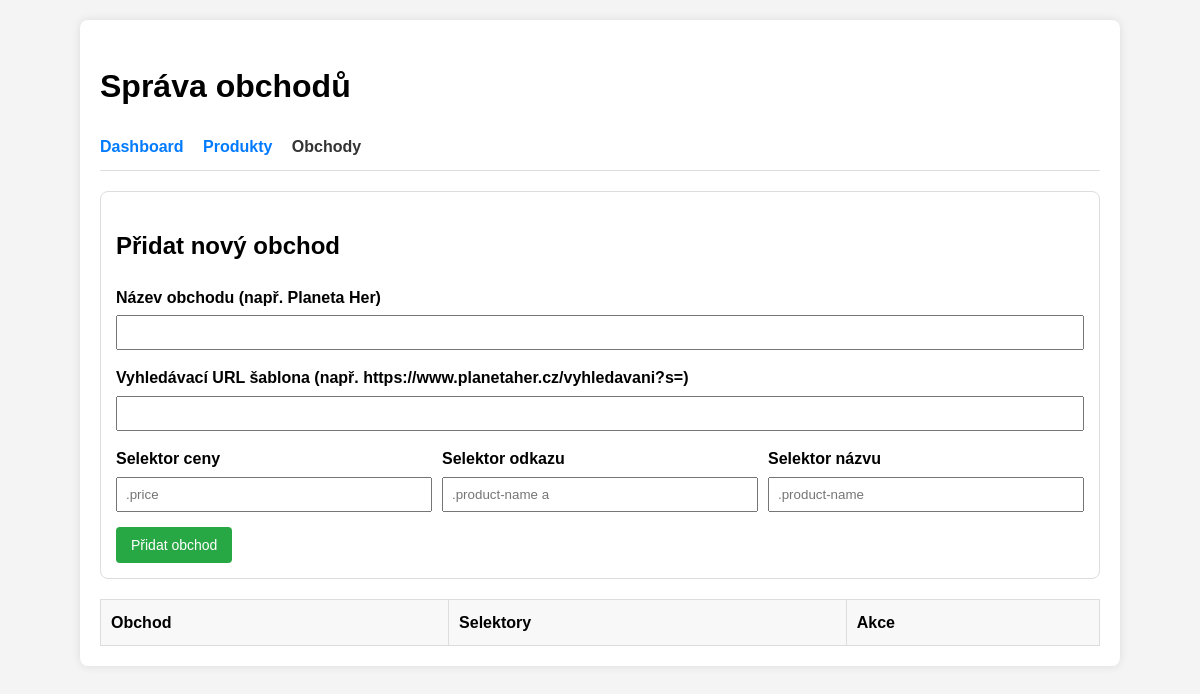
The page /admin_stores.php (signed in) on the database as committed earlier.
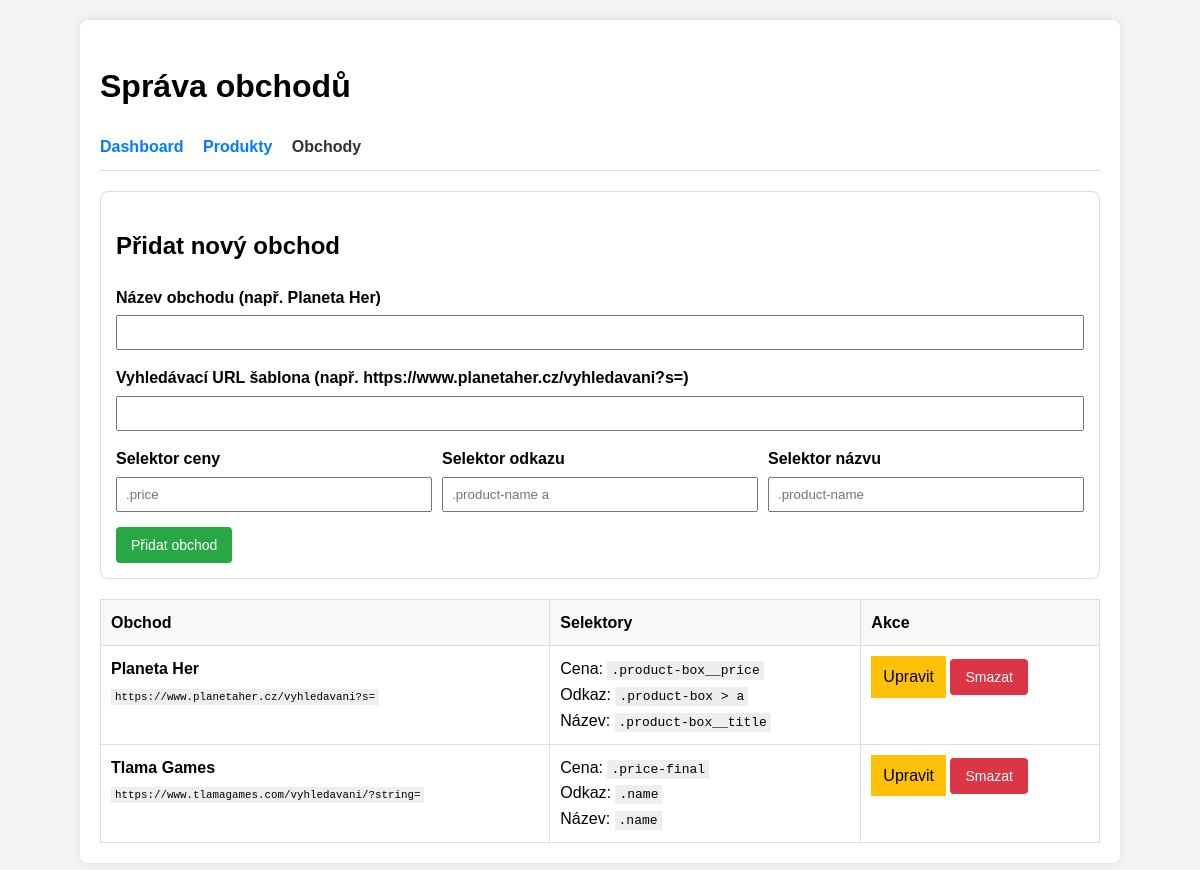
The same page on the database as committed later.
### tables this page shows
CREATE TABLE stores (
    id INTEGER PRIMARY KEY AUTOINCREMENT,
    user_id INTEGER NOT NULL,
    name TEXT NOT NULL,
    search_url_template TEXT NOT NULL,
    price_selector TEXT NOT NULL,
    link_selector TEXT NOT NULL,
    title_selector TEXT NOT NULL,
    FOREIGN KEY (user_id) REFERENCES users(id)
);

### db.php (called while the page is built, shortened)
<?php
function getStores($db, $userId) {
    $stmt = $db->prepare("SELECT * FROM stores WHERE user_id = ? ORDER BY name ASC");
    $stmt->execute([$userId]);
    return $stmt->fetchAll(PDO::FETCH_ASSOC);
}

### admin_stores.php (the view, shortened to what this page needs)
<?php
require_once 'db.php';
$userId = $_SESSION['user_id'];
$editStore = null;
$stores = getStores($db, $userId);
?>
<!DOCTYPE html>
<html lang="cs">
<head>
</head>
<body>
    <div class="container">
        <h1>Správa obchodů</h1>
        <nav>
            <a href="index.php">Dashboard</a>
            <a href="admin_products.php">Produkty</a>
            <a href="admin_stores.php" style="color:#333">Obchody</a>
        </nav>
        <div class="card">
            <h2><?php echo $editStore ? 'Upravit obchod' : 'Přidat nový obchod'; ?></h2>
            <form method="POST">
                <div class="form-group">
                    <label>Název obchodu (např. Planeta Her)</label>
                    <input type="text" name="name" value="<?php echo htmlspecialchars($editStore['name'] ?? ''); ?>" required>
                </div>
                <div class="form-group">
                    <label>Vyhledávací URL šablona (např. https://www.planetaher.cz/vyhledavani?s=)</label>
                    <input type="url" name="search_url_template" value="<?php echo htmlspecialchars($editStore['search_url_template'] ?? ''); ?>" required>
                </div>
                <div style="display:flex; gap:10px;">
                    <div class="form-group" style="flex:1">
                        <label>Selektor ceny</label>
                        <input type="text" name="price_selector" value="<?php echo htmlspecialchars($editStore['price_selector'] ?? ''); ?>" placeholder=".price" required>
                    </div>
                    <div class="form-group" style="flex:1">
                        <label>Selektor odkazu</label>
                        <input type="text" name="link_selector" value="<?php echo htmlspecialchars($editStore['link_selector'] ?? ''); ?>" placeholder=".product-name a" required>
                    </div>
                    <div class="form-group" style="flex:1">
                        <label>Selektor názvu</label>
                        <input type="text" name="title_selector" value="<?php echo htmlspecialchars($editStore['title_selector'] ?? ''); ?>" placeholder=".product-name" required>
                    </div>
                </div>
                <button type="submit" class="btn-primary"><?php echo $editStore ? 'Uložit změny' : 'Přidat obchod'; ?></button>
            </form>
        </div>
        <table>
            <thead>
                <tr>
                    <th>Obchod</th>
                    <th>Selektory</th>
                    <th>Akce</th>
                </tr>
            </thead>
            <tbody>
                <?php foreach ($stores as $s): ?>
                <tr>
                    <td>
                        <strong><?php echo htmlspecialchars($s['name']); ?></strong><br>
                        <small><code><?php echo htmlspecialchars($s['search_url_template']); ?></code></small>
                    </td>
                    <td>
                        Cena: <code><?php echo htmlspecialchars($s['price_selector']); ?></code><br>
                        Odkaz: <code><?php echo htmlspecialchars($s['link_selector']); ?></code><br>
                        Název: <code><?php echo htmlspecialchars($s['title_selector']); ?></code>
                    </td>
                    <td>
                        <a href="admin_stores.php?edit=<?php echo $s['id']; ?>" class="btn-warning">Upravit</a>
                        <form method="POST" style="display:inline;" onsubmit="return confirm('Smazat obchod a všechny jeho výsledky?');">
                            <button type="submit" class="btn-danger">Smazat</button>
                        </form>
                    </td>
                </tr>
                <?php endforeach; ?>
            </tbody>
        </table>
    </div>
</body>
</html>

Rows that differ between the two databases and show on the page:
added stores: name "Planeta Her", search_url_template "https://www.planetaher.cz/vyhledavani?s=", price_selector ".product-box__price", link_selector ".product-box > a", title_selector ".product-box__title"
added stores: name "Tlama Games", search_url_template "https://www.tlamagames.com/vyhledavani/?string=", price_selector ".price-final", link_selector ".name", title_selector ".name"
